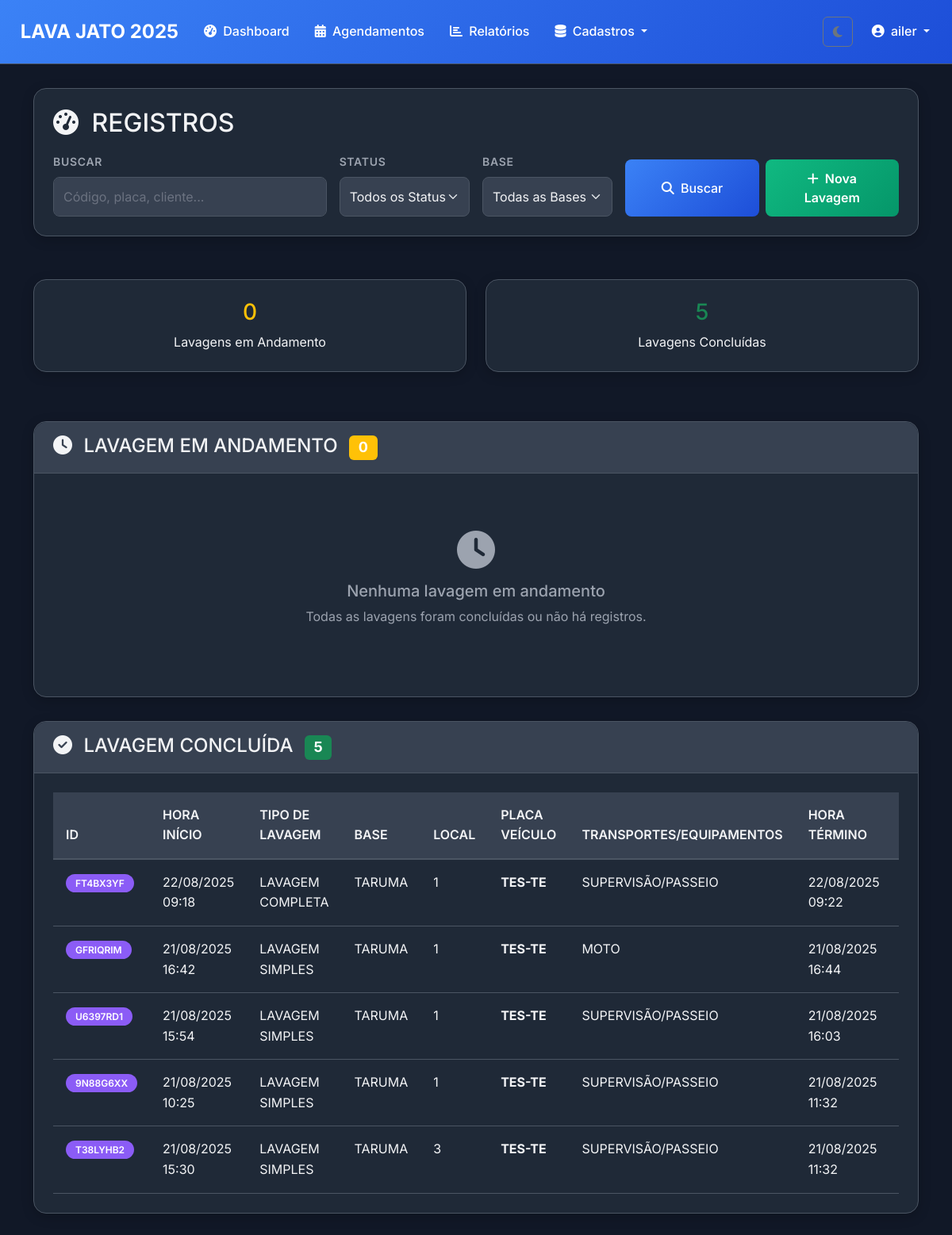
Before: / (signed in) with the older database file.
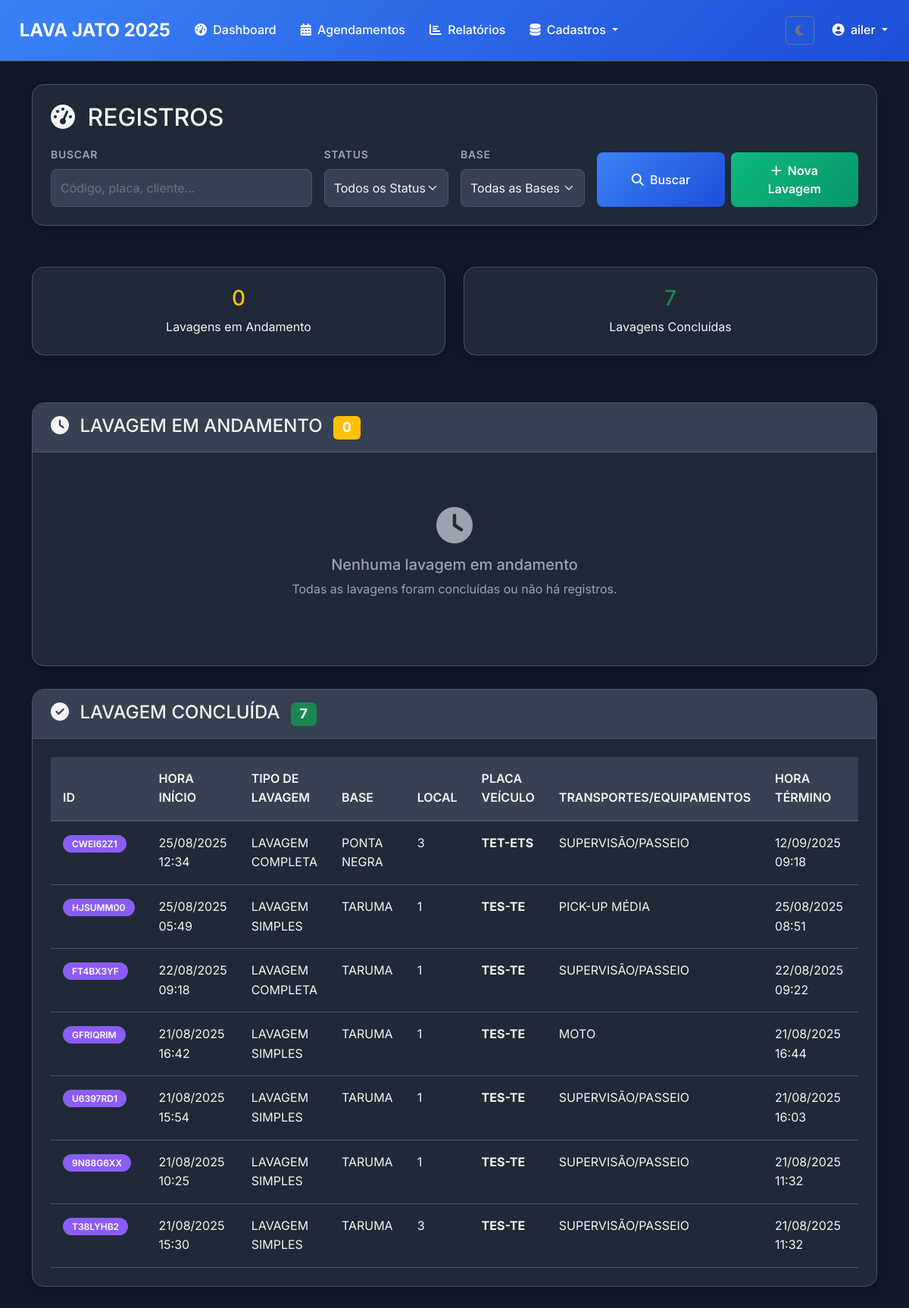
After: the same page with the newer database file.
### lavagens/models.py (models this page shows, shortened)
class Lavagem(models.Model):
    STATUS_CHOICES = [
        ("EM_ANDAMENTO", "Lavagem em Andamento"),
        ("CONCLUIDA", "Lavagem Concluída"),
        ("CANCELADA", "Cancelada"),
    ]
    codigo = models.CharField("Código", max_length=20, unique=True)
    cliente = models.ForeignKey(Cliente, on_delete=models.PROTECT, related_name="lavagens", null=True, blank=True)
    veiculo = models.ForeignKey(Veiculo, on_delete=models.PROTECT, related_name="lavagens", null=True, blank=True)
    base = models.ForeignKey('Base', on_delete=models.PROTECT, related_name='lavagens_base', null=True, blank=True)
    local = models.CharField('Local', max_length=100, blank=True, null=True)
    tipo_lavagem = models.ForeignKey('TipoLavagem', on_delete=models.PROTECT, related_name='lavagens_tipo', null=True, blank=True)
    transporte_equipamento = models.ForeignKey('TransporteEquipamento', on_delete=models.PROTECT, related_name='lavagens_transporte', null=True, blank=True)
    lavador = models.ForeignKey(Lavador, on_delete=models.PROTECT, related_name="lavagens", null=True, blank=True)
    placa_veiculo = models.CharField("Placa do Veículo", max_length=10)
    hora_inicio = models.DateTimeField("Hora de Início")
    hora_termino = models.DateTimeField("Hora de Término", null=True, blank=True)
    data_lavagem = models.DateField("Data da Lavagem")
    status = models.CharField("Status", max_length=20, choices=STATUS_CHOICES, default="EM_ANDAMENTO")
    valor_servico = models.DecimalField("Valor do Serviço", max_digits=10, decimal_places=2, null=True, blank=True)
    desconto = models.DecimalField("Desconto", max_digits=10, decimal_places=2, default=0)
    valor_final = models.DecimalField("Valor Final", max_digits=10, decimal_places=2, null=True, blank=True)
    observacoes = models.TextField("Observações", blank=True)
    recebimento = models.CharField("Recebimento", max_length=200, blank=True)
    contrato = models.CharField("Contrato", max_length=100, blank=True, help_text="Número ou código do contrato")
    class Meta:
        verbose_name = "Lavagem"
        verbose_name_plural = "Lavagens"
        ordering = ["-data_lavagem", "-hora_inicio"]

class TipoLavagem(models.Model):
    nome = models.CharField(max_length=50, unique=True)
    preco_base = models.DecimalField(max_digits=10, decimal_places=2, default=0.00)
    class Meta:
        verbose_name = "Tipo de Lavagem"
        verbose_name_plural = "Tipos de Lavagem"

class Base(models.Model):
    nome = models.CharField(max_length=100, unique=True)
    class Meta:
        verbose_name = "Base"
        verbose_name_plural = "Bases"

class TransporteEquipamento(models.Model):
    nome = models.CharField(max_length=50, unique=True)
    multiplicador_preco = models.DecimalField(max_digits=5, decimal_places=2, default=1.00)
    class Meta:
        verbose_name = "Transporte/Equipamento"
        verbose_name_plural = "Transportes/Equipamentos"

### lavagens/views.py (the view, shortened to what this page needs)
# urls.py: path('', lavagens_views.dashboard, name='dashboard'),
@login_required
def dashboard(request):
    search_query = request.GET.get("search", "")
    status_filter = request.GET.get("status", "")
    lavagens = Lavagem.objects.select_related(
        "lavador", "cliente"
    )
    if status_filter:
        lavagens = lavagens.filter(status=status_filter)
    lavagens_andamento = lavagens.filter(status="EM_ANDAMENTO").order_by("-hora_inicio")
    lavagens_concluidas = lavagens.filter(status="CONCLUIDA").order_by("-data_lavagem", "-hora_termino")
    paginator_andamento = Paginator(lavagens_andamento, 10)
    paginator_concluidas = Paginator(lavagens_concluidas, 20)
    page_andamento = request.GET.get("page_andamento", 1)
    page_concluidas = request.GET.get("page_concluidas", 1)
    lavagens_andamento = paginator_andamento.get_page(page_andamento)
    lavagens_concluidas = paginator_concluidas.get_page(page_concluidas)
    context = {
        "lavagens_andamento": lavagens_andamento,
        "lavagens_concluidas": lavagens_concluidas,
        "search_query": search_query,
        "status_filter": status_filter,
        "total_andamento": lavagens.filter(status="EM_ANDAMENTO").count(),
        "total_concluidas": lavagens.filter(status="CONCLUIDA").count(),
    }
    return render(request, "lavagens/dashboard.html", context)

### templates/lavagens/dashboard.html (shortened to what the changed rows need)
{% extends 'base/base.html' %}
{% load static %}
{% block extra_css %}
    <link rel="stylesheet" href="{% static 'css/base.css' %}">
    <link rel="stylesheet" href="{% static 'css/components.css' %}">
    <link rel="stylesheet" href="{% static 'css/pages.css' %}">
{% endblock %}
{% block content %}
<div class="fade-in">
    <div class="search-container">
            <div class="card-custom mb-4">
                <div class="card-body">
                    <h2 class="mb-3">
                        <i class="fas fa-tachometer-alt me-2"></i>
                        REGISTROS
                    </h2>
                </div>
            </div>
    </div>
    <div class="row mb-4">
        <div class="col-md-6">
            <div class="card-custom">
                <div class="card-body text-center">
                    <h3 class="text-success">{{ total_concluidas }}</h3>
                    <p class="mb-0">Lavagens Concluídas</p>
                </div>
            </div>
        </div>
    </div>
    <div class="card-custom">
        <div class="card-header-custom">
            <h4 class="mb-0">
                <i class="fas fa-check-circle me-2"></i>
                LAVAGEM CONCLUÍDA
                <span class="badge bg-success ms-2">{{ total_concluidas }}</span>
            </h4>
        </div>
        <div class="card-body p-0">
            {% if lavagens_concluidas %}
                <div class="table-responsive">
                    <table class="table table-custom mb-0">
                        <thead>
                            <tr>
                                <th>ID</th>
                                <th>HORA INÍCIO</th>
                                <th>TIPO DE LAVAGEM</th>
                                <th>BASE</th>
                                <th>LOCAL</th>
                                <th>PLACA VEÍCULO</th>
                                <th>TRANSPORTES/EQUIPAMENTOS</th>
                                <th>HORA TÉRMINO</th>
                                <th>DATA</th>
                            </tr>
                        </thead>
                        <tbody>
                            {% for lavagem in lavagens_concluidas %}
                                <tr>
                                    <td>
                                        <span class="status-badge status-concluida">
                                            {{ lavagem.codigo }}
                                        </span>
                                    </td>
                                    <td>{{ lavagem.hora_inicio|date:"d/m/Y H:i" }}</td>
                                    <td>{{ lavagem.tipo_lavagem.nome }}</td>
                                    <td>{{ lavagem.base.nome }}</td>
                                    <td>{{ lavagem.local }}</td>
                                    <td>
                                        <strong>{{ lavagem.placa_veiculo }}</strong>
                                    </td>
                                    <td>{{ lavagem.transporte_equipamento.nome }}</td>
                                    <td>
                                        {% if lavagem.hora_termino %}
                                            {{ lavagem.hora_termino|date:"d/m/Y H:i" }}
                                        {% else %}
                                            <span class="text-muted">-</span>
                                        {% endif %}
                                    </td>
                                    <td>{{ lavagem.data_lavagem|date:"d/m/Y" }}</td>
                                </tr>
                            {% endfor %}
                        </tbody>
                    </table>
                </div>
            {% else %}
                <div class="text-center py-5">
                    <i class="fas fa-check-circle fa-3x text-muted mb-3"></i>
                    <h5 class="text-muted">Nenhuma lavagem concluída</h5>
                    <p class="text-muted">Ainda não há lavagens concluídas para exibir.</p>
                </div>
            {% endif %}
        </div>
    </div>
</div>
{% endblock %}

Changed rows visible on the page:
added Lavagem: codigo "CWEI62Z1", hora_inicio "25/08/2025 12:34", tipo_lavagem.nome "LAVAGEM COMPLETA", base.nome "PONTA NEGRA", local "3", placa_veiculo "TET-ETS", transporte_equipamento.nome "SUPERVISÃO/PASSEIO", hora_termino "12/09/2025 09:18"
added Lavagem: codigo "HJSUMM00", hora_inicio "25/08/2025 05:49", tipo_lavagem.nome "LAVAGEM SIMPLES", base.nome "TARUMA", local "1", placa_veiculo "TES-TE", transporte_equipamento.nome "PICK-UP MÉDIA", hora_termino "25/08/2025 08:51"
Other visible differences:
{{ total_concluidas }}: "5" → "7"
